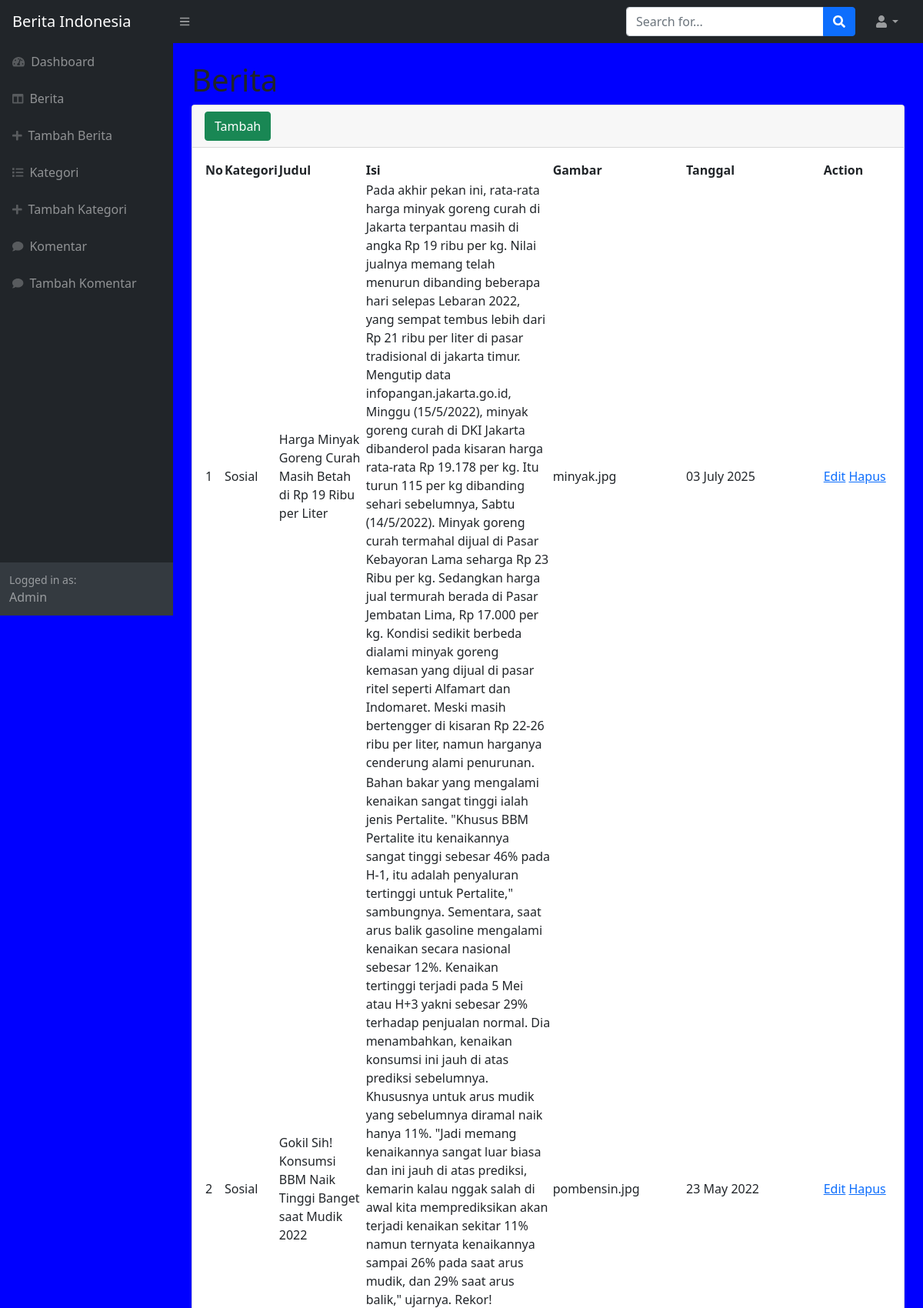
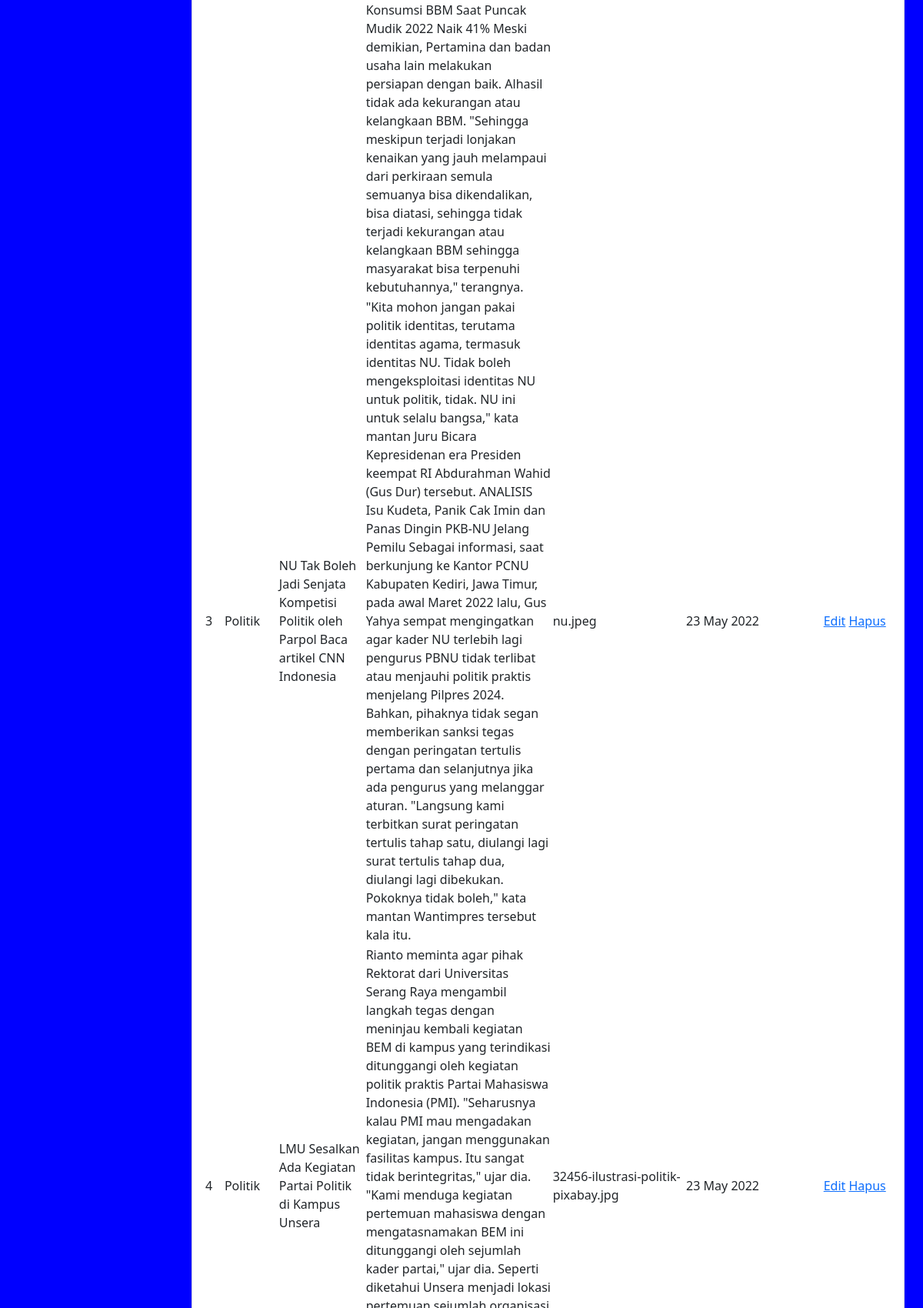
Page /admin/berita.php (signed in, upper part) on the committed database (2 pictures, top to bottom).
### tables this page shows
CREATE TABLE `berita` (
  `id_berita` int(10) NOT NULL,
  `kode_kategori` varchar(255) NOT NULL,
  `judul_berita` varchar(255) NOT NULL,
  `isi_berita` text NOT NULL,
  `tanggal_berita` varchar(255) NOT NULL,
  `gambar_berita` varchar(255) NOT NULL
);

CREATE TABLE `kategori` (
  `id_kategori` int(10) NOT NULL,
  `nama_kategori` varchar(255) NOT NULL,
  `tanggal_kategori` varchar(255) NOT NULL
);

### admin/berita.php (the view, shortened to what this page needs)
<?php
	include '../controllers/connect.php';
	if(@$_SESSION['admin']){
?>
<!DOCTYPE html>
<html lang="en">
    <head>
       <?php
        include "link.php";
       ?>
    </head>
    <body class="sb-nav-fixed">
       <?php
        include "header.php";
       ?>
        <div id="layoutSidenav">
            <div id="layoutSidenav_nav">
                <?php
                    include "menu.php";
                ?>
            </div>
            <div id="layoutSidenav_content">
                <main>
                    <div class="container-fluid px-4">
                        <h1 class="mt-4">Berita</h1>
                        <div class="card mb-4">
                            <div class="card-header">
                                <a href="t_berita.php" class="btn btn-success">Tambah</a>
                            </div>
                            <div class="card-body">
                                <?php
                                    $kat=mysqli_query($db,"select*from berita");
                                    $no=0;
                                ?>
                                <table id="datatablesSimple">
                                    <thead>
                                        <tr>
                                            <th width="1%">No</th>
                                            <th >Kategori</th>
                                            <th >Judul</th>
                                            <th >Isi</th>
                                            <th >Gambar</th>
                                            <th width="20%">Tanggal</th>
                                            <th width="10%">Action</th>
                                        </tr>
                                    </thead>
                                    <tbody>
                                        <?php
                                            while($k=mysqli_fetch_array($kat)){
                                                $no++;
                                        ?>
                                        <tr>
                                            <td><?= $no;?></td>
                                            <td>
                                                <?php
                                                    $nk=mysqli_query($db,"select*from kategori where id_kategori='$k[kode_kategori]'");
                                                    $n=mysqli_fetch_array($nk);
                                                ?>
                                                <?= $n['nama_kategori'];?>
                                            </td>
                                            <td><?= $k['judul_berita'];?></td>
                                            <td><?= $k['isi_berita'];?></td>
                                            <td><?= $k['gambar_berita'];?></td>
                                            <td><?= $k['tanggal_berita'];?></td>
                                            <td><a href="e_berita.php?id_berita=<?= $k['id_berita'];?>">Edit</a> <a href="berita.php?id_berita=<?= $k['id_berita'];?>">Hapus</a></td>
                                        </tr>
                                        <?php
                                            }
                                        ?>
                                    </tbody>
                                </table>
                            </div>
                        </div>
                    </div>
                </main>
            </div>
        </div>
    </body>
</html>
<?php
  }else{
?>
  <script language="javascript">
 window.location="login.php"
 </script>
<?php
  }
?>

### admin/menu.php (style rules this page uses)
body { background-color: blue; }

### rows in the picture
berita: kode_kategori.nama_kategori "Sosial", judul_berita "Harga Minyak Goreng Curah Masih Betah di Rp 19 Ribu per Liter", isi_berita "Pada akhir pekan ini, rata-rata harga minyak goreng curah di Jakarta terpantau masih di angka Rp 19 ribu per kg. Nilai jualnya memang telah menurun dibanding beberapa hari selepas Lebaran 2022, yang sempat tembus lebih dari Rp 21 ribu per liter di pasar tradisional di jakarta timur. Mengutip data infopangan.jakarta.go.id, Minggu (15/5/2022), minyak goreng curah di DKI Jakarta dibanderol pada kisaran harga rata-rata Rp 19.178 per kg. Itu turun 115 per kg dibanding sehari sebelumnya, Sabtu (14/5/2022). Minyak goreng curah termahal dijual di Pasar Kebayoran Lama seharga Rp 23 Ribu per kg. Sedangkan harga jual termurah berada di Pasar Jembatan Lima, Rp 17.000 per kg. Kondisi sedikit berbeda…", gambar_berita "minyak.jpg", tanggal_berita "03 July 2025"
berita: kode_kategori.nama_kategori "Sosial", judul_berita "Gokil Sih! Konsumsi BBM Naik Tinggi Banget saat Mudik 2022", isi_berita "Bahan bakar yang mengalami kenaikan sangat tinggi ialah jenis Pertalite. \"Khusus BBM Pertalite itu kenaikannya sangat tinggi sebesar 46% pada H-1, itu adalah penyaluran tertinggi untuk Pertalite,\" sambungnya. Sementara, saat arus balik gasoline mengalami kenaikan secara nasional sebesar 12%. Kenaikan tertinggi terjadi pada 5 Mei atau H+3 yakni sebesar 29% terhadap penjualan normal. Dia menambahkan, kenaikan konsumsi ini jauh di atas prediksi sebelumnya. Khususnya untuk arus mudik yang sebelumnya diramal naik hanya 11%. \"Jadi memang kenaikannya sangat luar biasa dan ini jauh di atas prediksi, kemarin kalau nggak salah di awal kita memprediksikan akan terjadi kenaikan sekitar 11% namun…", gambar_berita "pombensin.jpg", tanggal_berita "23 May 2022"
berita: kode_kategori.nama_kategori "Politik", judul_berita "NU Tak Boleh Jadi Senjata Kompetisi Politik oleh Parpol Baca artikel CNN Indonesia", isi_berita "\"Kita mohon jangan pakai politik identitas, terutama identitas agama, termasuk identitas NU. Tidak boleh mengeksploitasi identitas NU untuk politik, tidak. NU ini untuk selalu bangsa,\" kata mantan Juru Bicara Kepresidenan era Presiden keempat RI Abdurahman Wahid (Gus Dur) tersebut. ANALISIS Isu Kudeta, Panik Cak Imin dan Panas Dingin PKB-NU Jelang Pemilu Sebagai informasi, saat berkunjung ke Kantor PCNU Kabupaten Kediri, Jawa Timur, pada awal Maret 2022 lalu, Gus Yahya sempat mengingatkan agar kader NU terlebih lagi pengurus PBNU tidak terlibat atau menjauhi politik praktis menjelang Pilpres 2024. Bahkan, pihaknya tidak segan memberikan sanksi tegas dengan peringatan tertulis pertama dan…", gambar_berita "nu.jpeg", tanggal_berita "23 May 2022"
berita: kode_kategori.nama_kategori "Politik", judul_berita "LMU Sesalkan Ada Kegiatan Partai Politik di Kampus Unsera", gambar_berita "32456-ilustrasi-politik-pixabay.jpg", tanggal_berita "23 May 2022"
